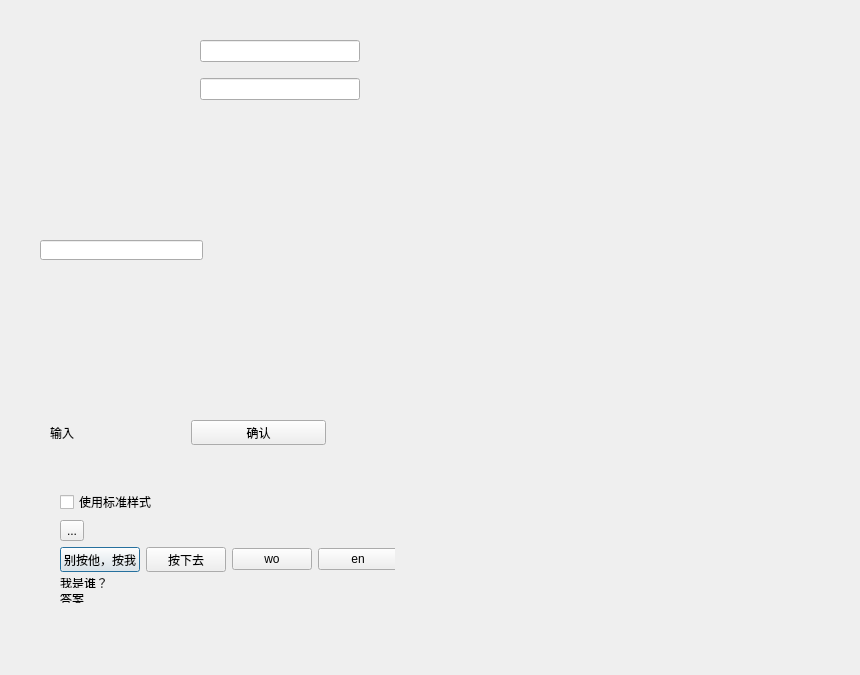
<?xml version="1.0" encoding="UTF-8"?>
<ui version="4.0">
 <class>Dialog</class>
 <widget class="QDialog" name="Dialog">
  <property name="geometry">
   <rect>
    <x>0</x>
    <y>0</y>
    <width>860</width>
    <height>675</height>
   </rect>
  </property>
  <property name="windowTitle">
   <string>Dialog</string>
  </property>
  <widget class="QWidget" name="verticalLayoutWidget">
   <property name="geometry">
    <rect>
     <x>200</x>
     <y>30</y>
     <width>160</width>
     <height>80</height>
    </rect>
   </property>
   <layout class="QVBoxLayout" name="verticalLayout">
    <item>
     <widget class="QLineEdit" name="lineEdit"/>
    </item>
    <item>
     <widget class="QLineEdit" name="lineEdit_2"/>
    </item>
   </layout>
  </widget>
  <widget class="QWidget" name="horizontalLayoutWidget_2">
   <property name="geometry">
    <rect>
     <x>40</x>
     <y>30</y>
     <width>160</width>
     <height>88</height>
    </rect>
   </property>
   <layout class="QHBoxLayout" name="horizontalLayout_2"/>
  </widget>
  <widget class="QLineEdit" name="lineEdit_3">
   <property name="geometry">
    <rect>
     <x>40</x>
     <y>240</y>
     <width>163</width>
     <height>20</height>
    </rect>
   </property>
  </widget>
  <widget class="QWidget" name="formLayoutWidget">
   <property name="geometry">
    <rect>
     <x>280</x>
     <y>160</y>
     <width>160</width>
     <height>80</height>
    </rect>
   </property>
   <layout class="QFormLayout" name="formLayout"/>
  </widget>
  <widget class="QWidget" name="formLayoutWidget_2">
   <property name="geometry">
    <rect>
     <x>60</x>
     <y>490</y>
     <width>335</width>
     <height>113</height>
    </rect>
   </property>
   <layout class="QFormLayout" name="formLayout_2">
    <item row="2" column="0">
     <layout class="QGridLayout" name="gridLayout">
      <item row="0" column="0">
       <layout class="QHBoxLayout" name="horizontalLayout">
        <item>
         <widget class="QPushButton" name="pushButton_2">
          <property name="text">
           <string>别按他，按我</string>
          </property>
         </widget>
        </item>
        <item>
         <widget class="QPushButton" name="pushButton">
          <property name="text">
           <string>按下去</string>
          </property>
         </widget>
        </item>
        <item>
         <widget class="QPushButton" name="pushButton_3">
          <property name="text">
           <string>wo</string>
          </property>
         </widget>
        </item>
        <item>
         <widget class="QPushButton" name="pushButton_4">
          <property name="text">
           <string>en</string>
          </property>
         </widget>
        </item>
       </layout>
      </item>
      <item row="1" column="0">
       <layout class="QVBoxLayout" name="verticalLayout_2">
        <item>
         <widget class="QLabel" name="label">
          <property name="text">
           <string>我是谁？</string>
          </property>
         </widget>
        </item>
        <item>
         <widget class="QLabel" name="label_2">
          <property name="text">
           <string>答案</string>
          </property>
         </widget>
        </item>
       </layout>
      </item>
     </layout>
    </item>
    <item row="1" column="0">
     <widget class="QToolButton" name="toolButton">
      <property name="text">
       <string>...</string>
      </property>
     </widget>
    </item>
    <item row="0" column="0">
     <widget class="QCheckBox" name="checkBox">
      <property name="text">
       <string>使用标准样式</string>
      </property>
     </widget>
    </item>
   </layout>
  </widget>
  <widget class="QWidget" name="">
   <property name="geometry">
    <rect>
     <x>50</x>
     <y>420</y>
     <width>276</width>
     <height>25</height>
    </rect>
   </property>
   <layout class="QHBoxLayout" name="horizontalLayout_3">
    <item>
     <widget class="QLabel" name="label_3">
      <property name="text">
       <string>输入</string>
      </property>
     </widget>
    </item>
    <item>
     <widget class="QPushButton" name="pushButton_5">
      <property name="text">
       <string>确认</string>
      </property>
     </widget>
    </item>
   </layout>
  </widget>
 </widget>
 <resources/>
 <connections/>
</ui>
